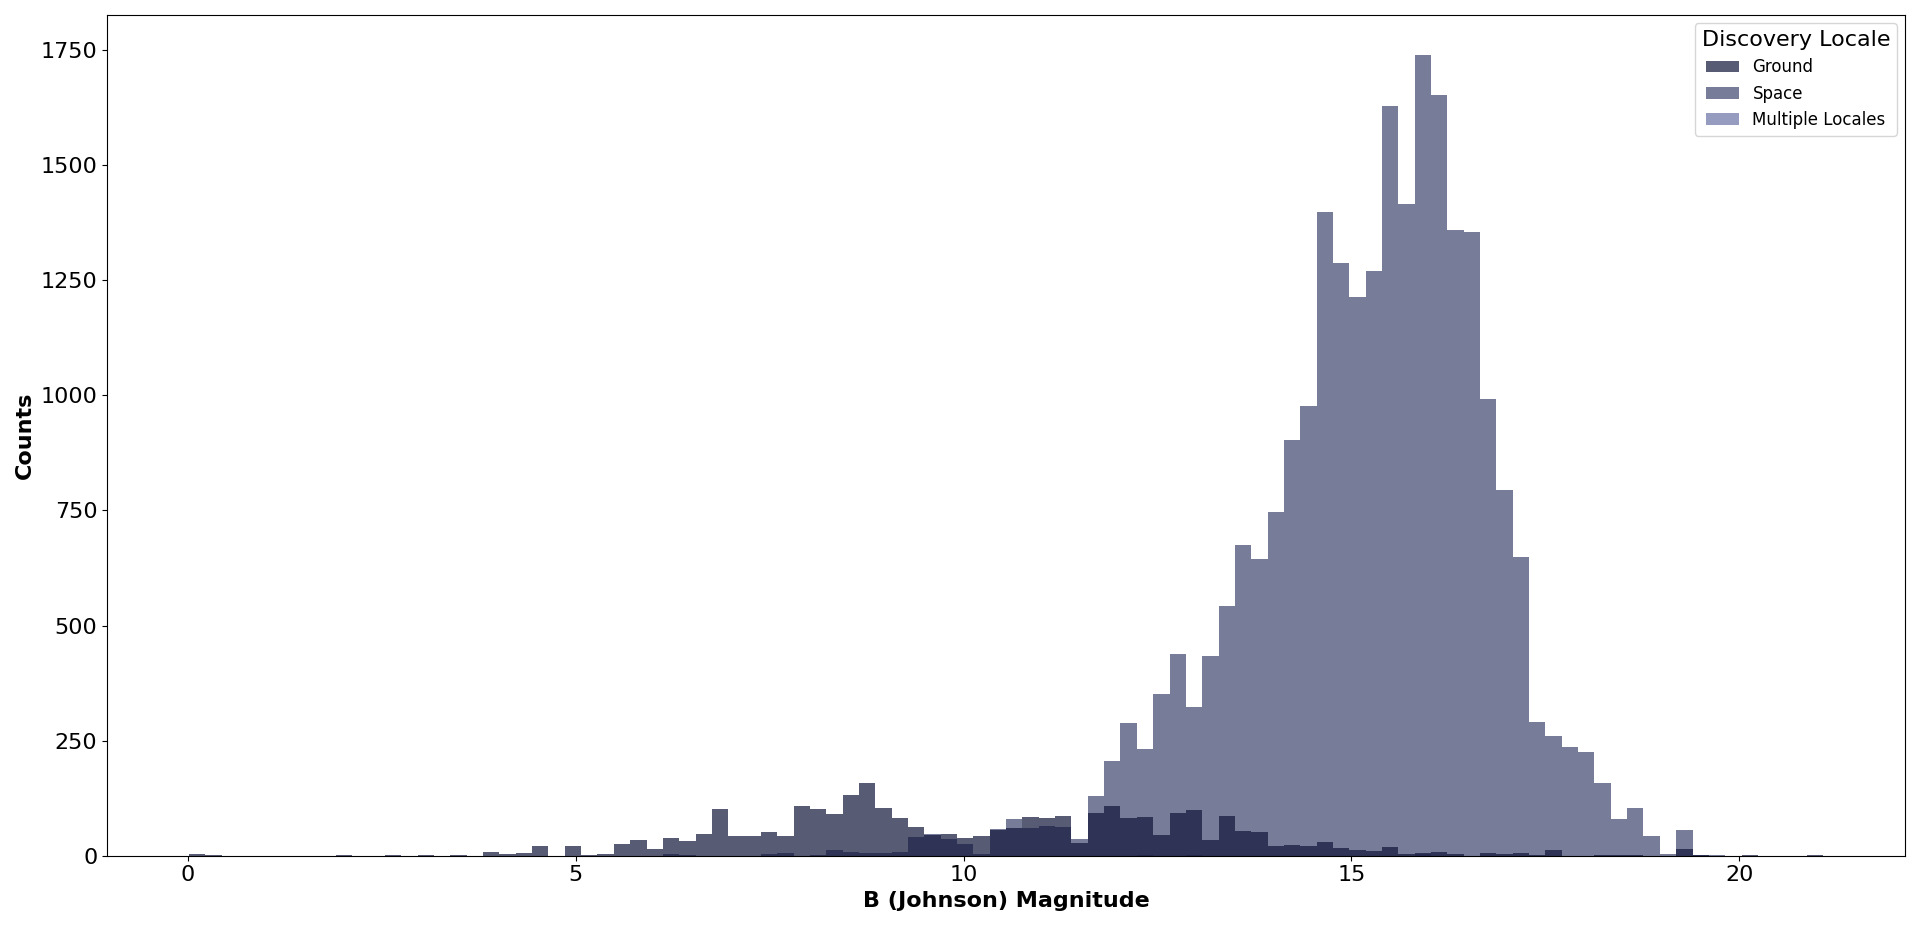

Reproduce this figure in Python.

# Paths:
path_data = "data/"

# Packages:
import numpy as np
import pandas as pd
import seaborn as sns
import matplotlib.pyplot as plt
from matplotlib.colors import LinearSegmentedColormap

# Display options:
pd.set_option("display.width", 1200)
pd.set_option("display.max_columns", 300)
pd.set_option("display.max_rows", 300)

# Dataset:
df = pd.read_csv(path_data + "nasa_exoplanets.csv")
df_varnames = pd.read_csv(path_data + "nasa_exoplanets_var_names.csv")

# Variables:
x_var = "sy_bmag"
x_var_name = df_varnames.loc[(df_varnames["var"] == x_var), ["var_name"]].values[0][0]
color_var = "disc_locale"
color_var_name = df_varnames.loc[(df_varnames["var"] == color_var), ["var_name"]].values[0][0]

# Adapt the data:
df_plot = df[[x_var, color_var]]

# Plot:
lvls = df_plot[color_var].unique()
n_levels = len(lvls)
cmap = LinearSegmentedColormap.from_list("my_palette", ["#111539", "#97A1D9"])
my_palette = [cmap(i/n_levels) for i in np.array(range(n_levels))]

fig = plt.subplots(
    figsize = (20, 10),
    tight_layout = True
)
ax = sns.histplot(
    data = df_plot,
    x = x_var,
    hue = color_var,
    palette = my_palette,
    bins = 100,
    stat = "count",
    alpha = 0.7,
    kde = False
)
legend = ax.get_legend()
leg_handles = legend.legendHandles
legend.remove()
_ = ax.legend(
    leg_handles,
    lvls,
    title = color_var_name,
    fontsize = "large",
    title_fontsize = 16,
    loc = "upper right"
)
_ = ax.set_xlabel(
    x_var_name,
    fontsize = 16,
    fontweight = "bold"
)
_ = ax.set_ylabel(
    "Counts",
    fontsize = 16,
    fontweight = "bold"
)
_ = ax.tick_params(
    axis = "x", 
    which = "major", 
    labelsize = 16
)
_ = ax.tick_params(
    axis = "y", 
    which = "major", 
    labelsize = 16
)
